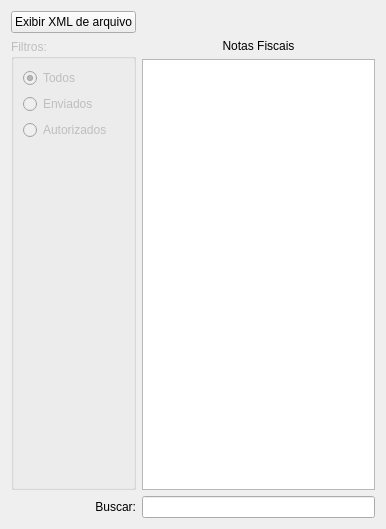
<?xml version="1.0" encoding="UTF-8"?>
<ui version="4.0">
 <class>WidgetNfeEntrada</class>
 <widget class="QWidget" name="WidgetNfeEntrada">
  <property name="geometry">
   <rect>
    <x>0</x>
    <y>0</y>
    <width>386</width>
    <height>529</height>
   </rect>
  </property>
  <property name="windowTitle">
   <string>Form</string>
  </property>
  <layout class="QGridLayout" name="gridLayout">
   <item row="0" column="0">
    <widget class="QPushButton" name="pushButtonExibirXML">
     <property name="text">
      <string>Exibir XML de arquivo</string>
     </property>
    </widget>
   </item>
   <item row="1" column="0" rowspan="2">
    <widget class="QGroupBox" name="groupBox_9">
     <property name="enabled">
      <bool>false</bool>
     </property>
     <property name="title">
      <string>Filtros:</string>
     </property>
     <layout class="QGridLayout" name="gridLayout_43">
      <item row="0" column="0">
       <widget class="QRadioButton" name="radioButtonTodos">
        <property name="text">
         <string>Todos</string>
        </property>
        <property name="checked">
         <bool>true</bool>
        </property>
       </widget>
      </item>
      <item row="1" column="0">
       <widget class="QRadioButton" name="radioButtonEnviado">
        <property name="text">
         <string>Enviados</string>
        </property>
       </widget>
      </item>
      <item row="2" column="0">
       <widget class="QRadioButton" name="radioButtonAutorizado">
        <property name="text">
         <string>Autorizados</string>
        </property>
       </widget>
      </item>
      <item row="4" column="0">
       <spacer name="verticalSpacer_11">
        <property name="orientation">
         <enum>Qt::Vertical</enum>
        </property>
        <property name="sizeHint" stdset="0">
         <size>
          <width>20</width>
          <height>290</height>
         </size>
        </property>
       </spacer>
      </item>
     </layout>
    </widget>
   </item>
   <item row="1" column="1">
    <widget class="QLabel" name="labelNfe">
     <property name="text">
      <string>Notas Fiscais</string>
     </property>
     <property name="alignment">
      <set>Qt::AlignCenter</set>
     </property>
    </widget>
   </item>
   <item row="2" column="1">
    <widget class="TableView" name="table">
     <property name="mouseTracking">
      <bool>true</bool>
     </property>
     <property name="editTriggers">
      <set>QAbstractItemView::NoEditTriggers</set>
     </property>
     <property name="selectionBehavior">
      <enum>QAbstractItemView::SelectRows</enum>
     </property>
     <property name="sortingEnabled">
      <bool>true</bool>
     </property>
     <attribute name="horizontalHeaderCascadingSectionResizes">
      <bool>true</bool>
     </attribute>
     <attribute name="horizontalHeaderStretchLastSection">
      <bool>false</bool>
     </attribute>
    </widget>
   </item>
   <item row="3" column="0">
    <widget class="QLabel" name="labelBuscar">
     <property name="enabled">
      <bool>true</bool>
     </property>
     <property name="text">
      <string>Buscar:</string>
     </property>
     <property name="alignment">
      <set>Qt::AlignRight|Qt::AlignTrailing|Qt::AlignVCenter</set>
     </property>
    </widget>
   </item>
   <item row="3" column="1">
    <widget class="QLineEdit" name="lineEditBusca">
     <property name="enabled">
      <bool>true</bool>
     </property>
    </widget>
   </item>
  </layout>
 </widget>
 <customwidgets>
  <customwidget>
   <class>TableView</class>
   <extends>QTableView</extends>
   <header>src/tableview.h</header>
  </customwidget>
 </customwidgets>
 <resources/>
 <connections/>
</ui>
